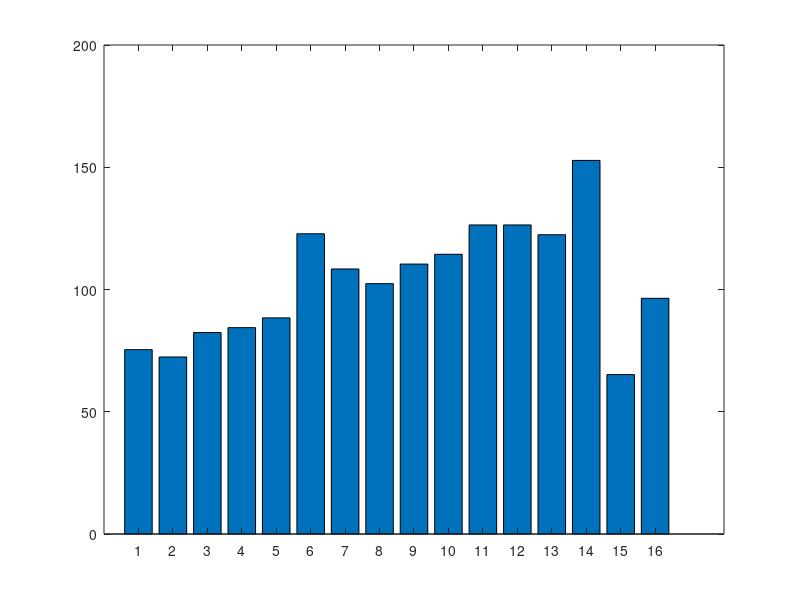

MATLAB code for this plot: (Note: this script raises an error after producing the figure.)
data = importdata("Results_libm.txt");

n= length(data.data);
L1D_s= data.data(:,1);
L1D_a= data.data(:,2);
L1I_s= data.data(:,3);
L1I_a= data.data(:,4);
L2_s= data.data(:,5);
L2_a= data.data(:,6);
CLS= data.data(:,7);
CPI= data.data(:,8);

cost =(3/16)*(L1D_s+ L1I_s + (L2_s/10)*1024)+ 2*(L1D_a+L1I_a+L2_a)+ CLS/16;
f = cost.*CPI;

[minCost,iC] = min(cost);
[minf,iF] = min(f);

figure(1);
b=bar(cost,0.8);
xticks([1:n]);
b.FaceColor = 'flat';
b.CData(iC,:) = [1 0 0];
title("Cost of every simulation model (libm)");
xlabel("model");
ylabel("Cost");

figure(2);
b=bar(f,0.8);
xticks([1:n]);
b.FaceColor = 'flat';
b.CData(iF,:) = [1 0 0];
title("Value of F=(Cost x CPI) for every simulation model (libm)");
xlabel("model");
ylabel("F");

[minCPI,iCPI]= min(CPI);
figure(3);
b=bar(CPI,0.8);
xticks([1:n]);
ylim([1 4]);
b.FaceColor = 'flat';
b.CData(iCPI,:) = [1 0 0];
title("CPI for every simulation model (libm)");
xlabel("model");
ylabel("CPI");